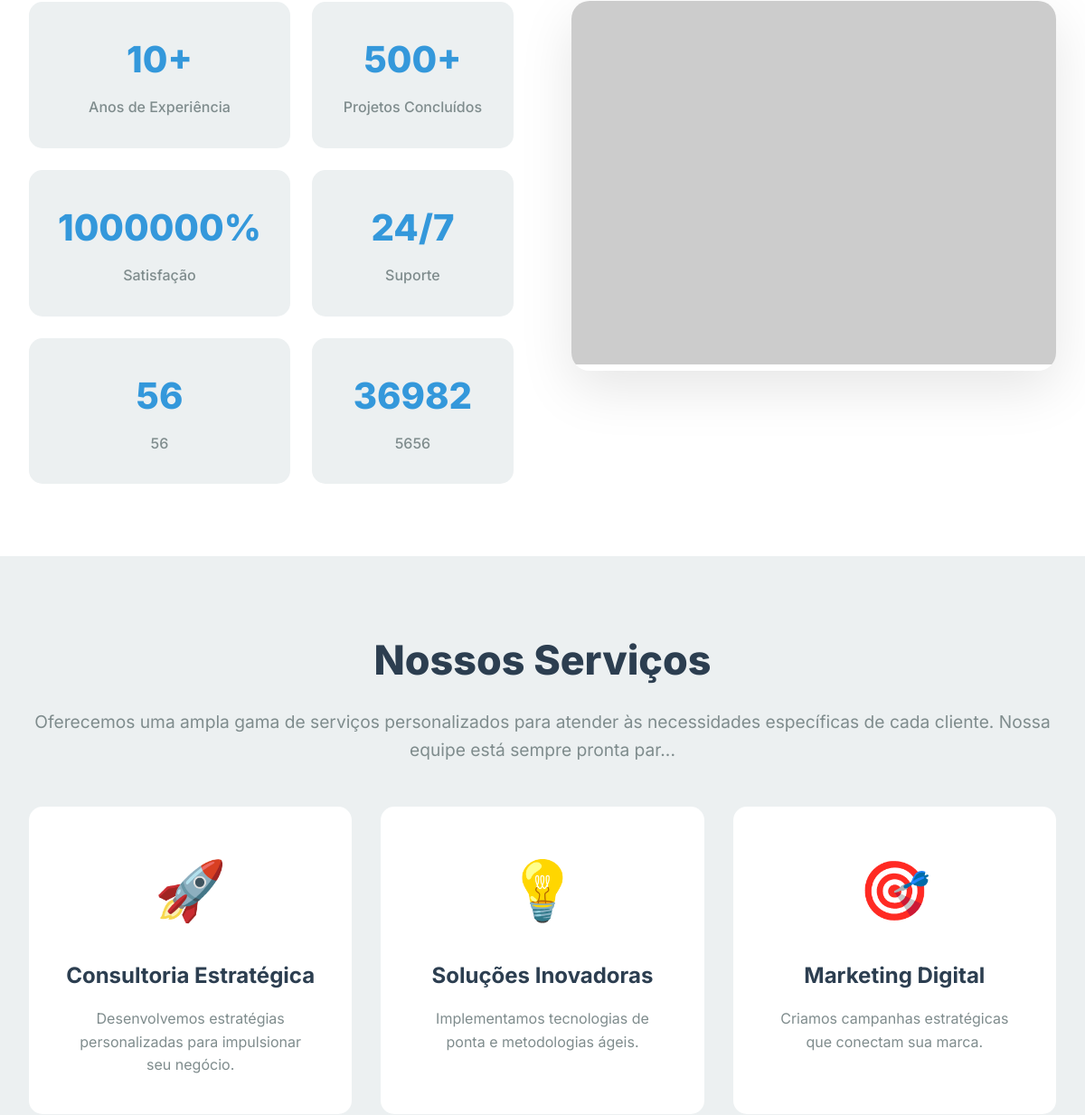
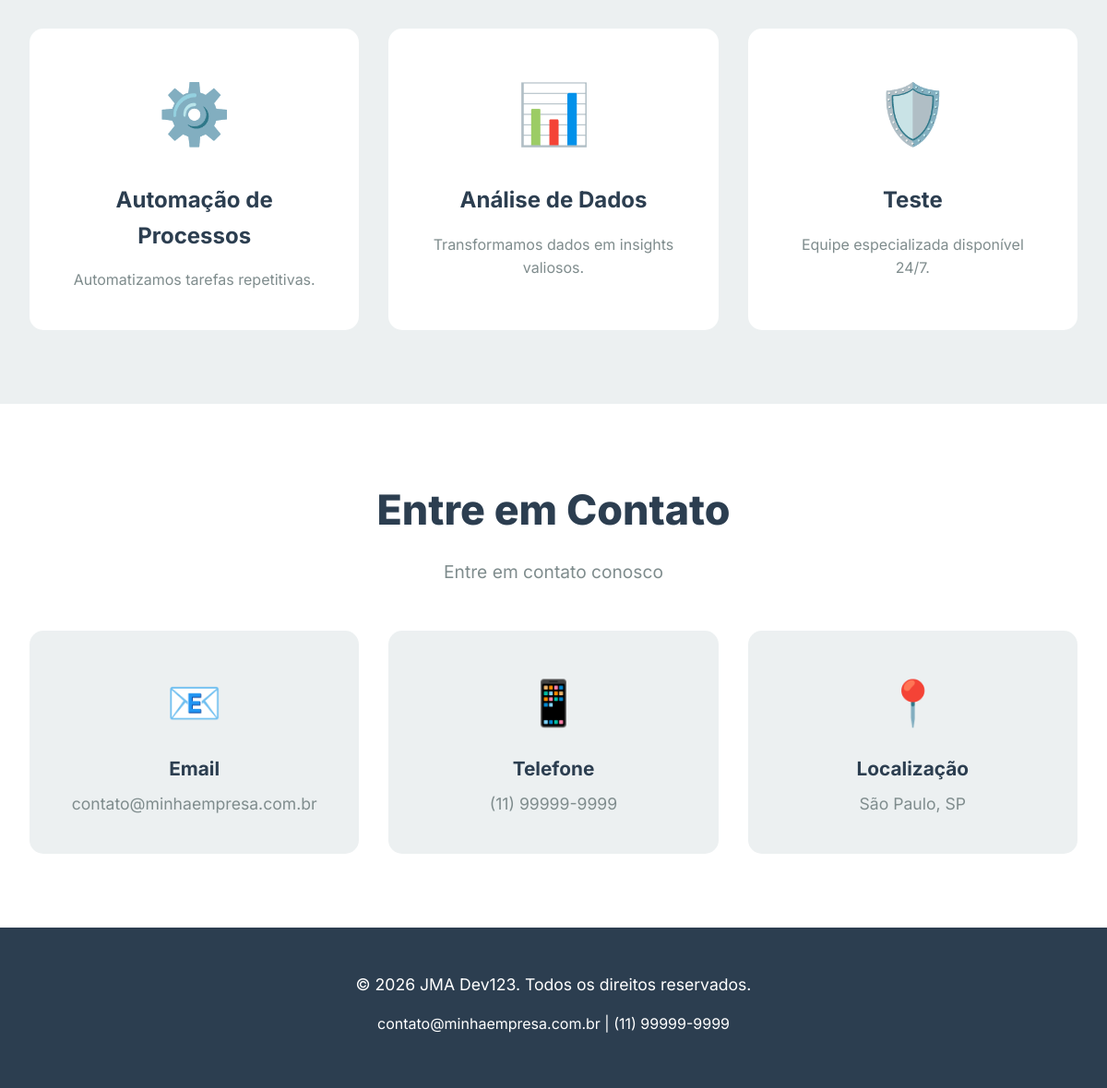
Before: / (lower part) with the older database file (2 pictures, top to bottom).
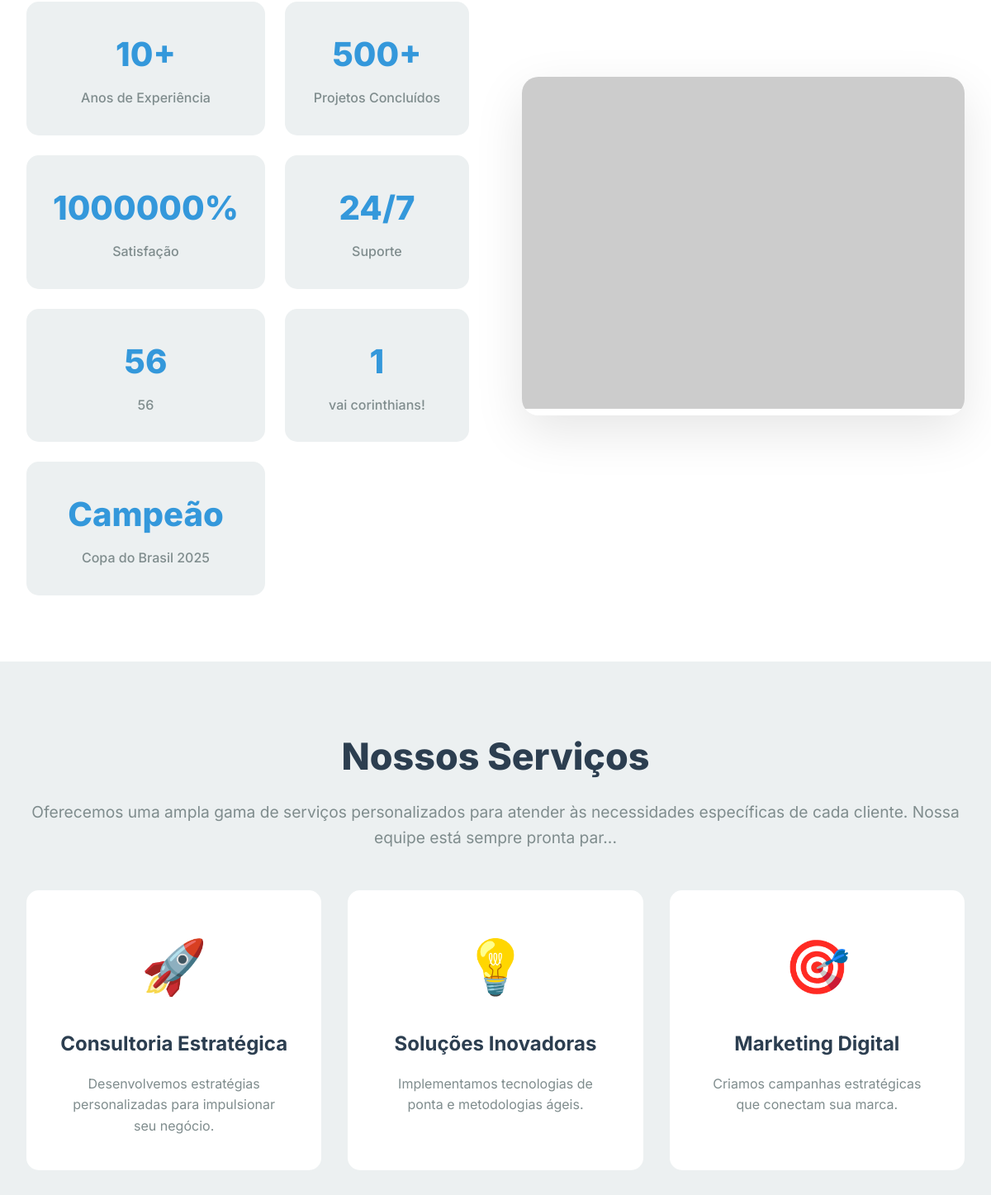
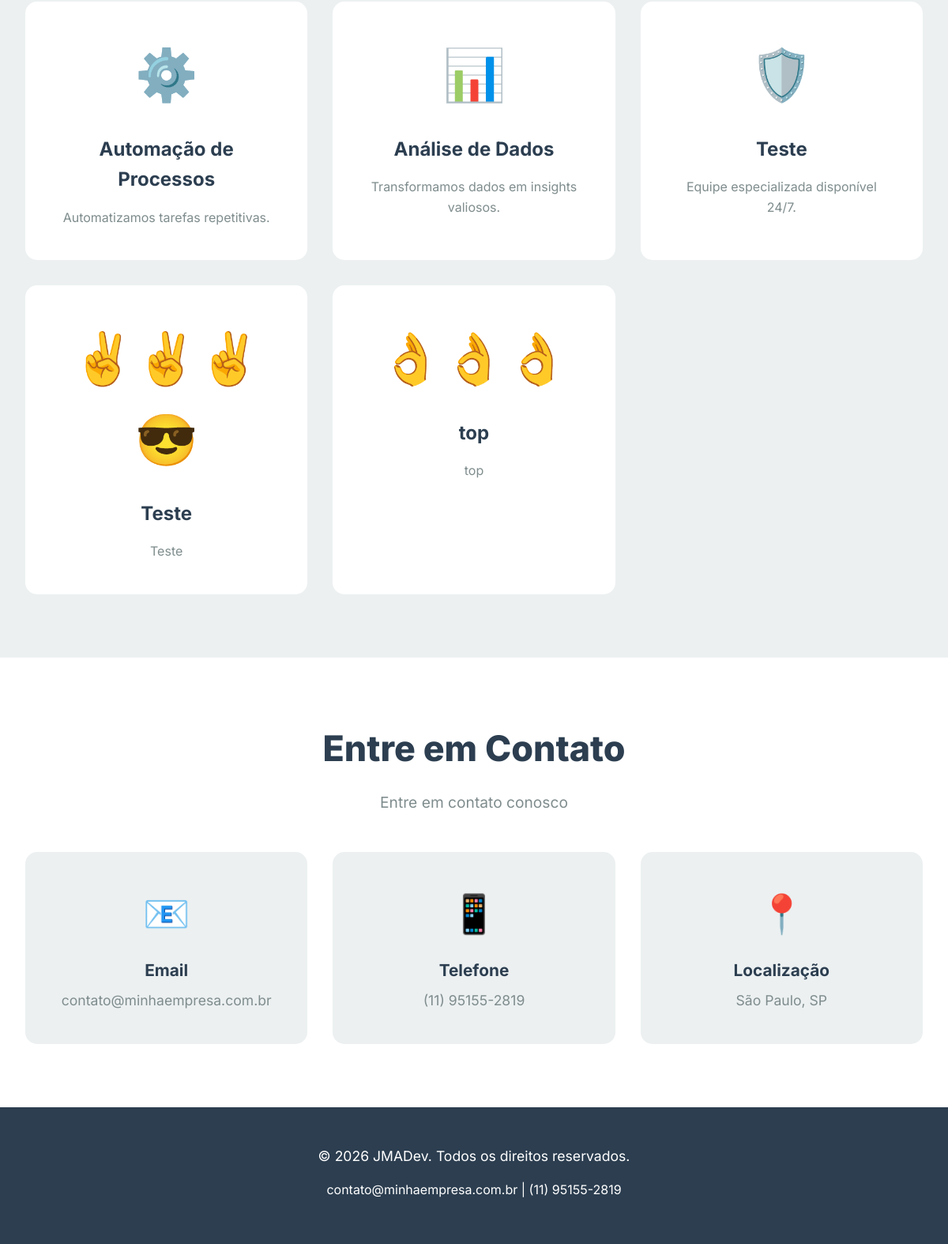
After: the same page with the newer database file (2 pictures, top to bottom).
### tables this page shows
CREATE TABLE site_config (
        id INTEGER PRIMARY KEY,
        site_title TEXT,
        contato_email TEXT,
        contato_telefone TEXT
    , service_cards TEXT, about_stats TEXT);

### index.php (the view, shortened to what this page needs)
<?php
require_once 'config.php';
try {
    $stmt = $db->query("SELECT * FROM site_config WHERE id = 1");
    $config = $stmt->fetch(PDO::FETCH_ASSOC);
    $serviceCards = json_decode($config['service_cards'] ?? '[]', true) ?: [];
    $aboutStats = json_decode($config['about_stats'] ?? '[]', true) ?: [];
    $stmt = $db->query("SELECT * FROM sections ORDER BY ordem");
    $sections = $stmt->fetchAll(PDO::FETCH_ASSOC);
} catch(PDOException $e) {
    die("Erro ao buscar dados: " . $e->getMessage());
}
?>
<!DOCTYPE html>
<html lang="pt-BR">
<head>
    <link rel="stylesheet" href="style.css">
</head>
<body>
    <?php
    $aboutSection = null;
    foreach ($sections as $section) {
        if ($section['slug'] === 'sobre') {
            $aboutSection = $section;
            break;
        }
    }
    if ($aboutSection):
    ?>
    <section id="sobre" class="content-section about-section">
        <div class="container">
            <div class="about-content">
                <div>
                    <?php if (count($aboutStats) > 0): ?>
                    <div class="about-stats">
                        <?php foreach ($aboutStats as $stat): ?>
                        <div class="stat-card">
                            <span class="stat-number"><?= htmlspecialchars($stat['number']) ?></span>
                            <span class="stat-label"><?= htmlspecialchars($stat['label']) ?></span>
                        </div>
                        <?php endforeach; ?>
                    </div>
                    <?php endif; ?>
                </div>
                <?php if ($aboutSection['imagem']): ?>
                <div class="about-image">
                    <img src="<?= htmlspecialchars($aboutSection['imagem']) ?>" alt="Sobre nós">
                </div>
                <?php endif; ?>
            </div>
        </div>
    </section>
    <?php endif; ?>
    <?php
    $servicesSection = null;
    foreach ($sections as $section) {
        if ($section['slug'] === 'servicos') {
            $servicesSection = $section;
            break;
        }
    }
    if ($servicesSection):
    ?>
    <section id="servicos" class="content-section services-section">
        <div class="container">
            <h2><?= htmlspecialchars($servicesSection['titulo']) ?></h2>
            <p class="section-subtitle"><?= htmlspecialchars(substr($servicesSection['conteudo'], 0, 150)) ?><?= strlen($servicesSection['conteudo']) > 150 ? '...' : '' ?></p>
            <?php if (count($serviceCards) > 0): ?>
            <div class="services-grid">
                <?php foreach ($serviceCards as $card): ?>
                <div class="service-card">
                    <div class="service-icon"><?= $card['icon'] ?></div>
                    <h3><?= htmlspecialchars($card['title']) ?></h3>
                    <p><?= htmlspecialchars($card['description']) ?></p>
                </div>
                <?php endforeach; ?>
            </div>
            <?php else: ?>
            <p style="text-align: center; color: #666; padding: 2rem;">Nenhum serviço cadastrado ainda.</p>
            <?php endif; ?>
        </div>
    </section>
    <?php endif; ?>
    <?php foreach ($sections as $section):
        if ($section['slug'] === 'sobre' || $section['slug'] === 'servicos') continue;
    ?>
    <section id="<?= htmlspecialchars($section['slug']) ?>" class="content-section <?= $section['slug'] === 'contato' ? 'contact-section' : '' ?>">
        <div class="container">
            <h2><?= htmlspecialchars($section['titulo']) ?></h2>
            <?php if ($section['slug'] === 'contato'): ?>
                <p class="section-subtitle">Entre em contato conosco</p>
                <div class="contact-info">
                    <div class="contact-card">
                        <div class="contact-icon">📧</div>
                        <h3>Email</h3>
                        <p><?= htmlspecialchars($config['contato_email'] ?? 'contato@empresa.com') ?></p>
                    </div>
                    <div class="contact-card">
                        <div class="contact-icon">📱</div>
                        <h3>Telefone</h3>
                        <p><?= htmlspecialchars($config['contato_telefone'] ?? '(11) 99999-9999') ?></p>
                    </div>
                    <div class="contact-card">
                        <div class="contact-icon">📍</div>
                        <h3>Localização</h3>
                        <p>São Paulo, SP</p>
                    </div>
                </div>
            <?php endif; ?>
        </div>
    </section>
    <?php endforeach; ?>
    <footer>
        <div class="container">
            <p style="font-size: 1.1rem; margin-bottom: 1rem;">&copy; <?= date('Y') ?> <?= htmlspecialchars($config['site_title'] ?? '') ?>. Todos os direitos reservados.</p>
            <p><?= htmlspecialchars($config['contato_email'] ?? '') ?> | <?= htmlspecialchars($config['contato_telefone'] ?? '') ?></p>
        </div>
    </footer>
</body>
</html>

Changed rows visible on the page:
changed site_config "contato@minhaempresa.com.br": contato_telefone "(11) 99999-9999" → "(11) 95155-2819"; site_title "JMA Dev123" → "JMADev"
Other visible differences:
new list line: "1 vai corinthians!"
new list line: "Campeão Copa do Brasil 2025"
new list line: "✌️✌️✌️😎 Teste Teste"
new list line: "👌👌👌 top top"
list line gone: "36982 5656"
